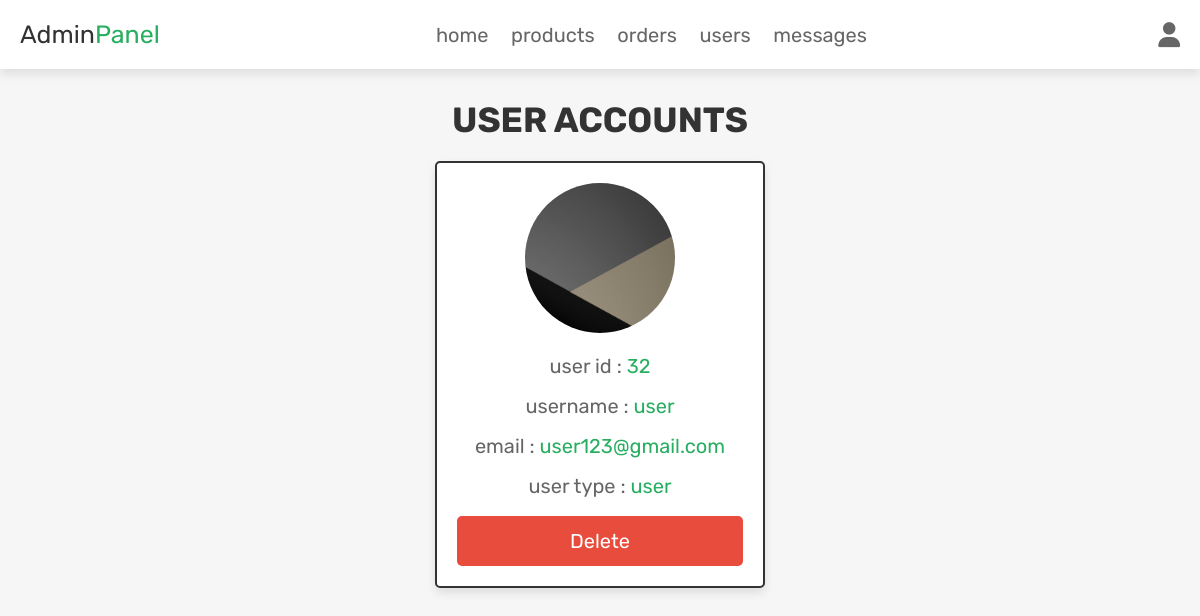
/admin_users.php (signed in), run on the app's committed database.
### tables this page shows
CREATE TABLE `users` (
  `id` int(100) NOT NULL,
  `name` varchar(100) NOT NULL,
  `email` varchar(100) NOT NULL,
  `password` varchar(100) NOT NULL,
  `user_type` varchar(20) NOT NULL DEFAULT 'user',
  `image` varchar(100) NOT NULL
);

### admin_users.php (the view, shortened to what this page needs)
<?php
@include 'config.php';
$admin_id = $_SESSION['admin_id'];
?>
<!DOCTYPE html>
<html lang="en">
<head>
   <link rel="stylesheet" href="https://cdnjs.cloudflare.com/ajax/libs/font-awesome/6.1.1/css/all.min.css">
   <link rel="stylesheet" href="css/admin_style.css">
</head>
<body>
<?php include 'admin_header.php'; ?>
<section class="user-accounts">
   <h1 class="title">user accounts</h1>
   <div class="box-container">
      <?php
         $select_users = $conn->prepare("SELECT * FROM `users`");
         $select_users->execute();
         while($fetch_users = $select_users->fetch(PDO::FETCH_ASSOC)){
      ?>
      <div class="box" style="<?php if($fetch_users['id'] == $admin_id){ echo 'display:none'; }; ?>">
         <img src="uploaded_img/<?= $fetch_users['image']; ?>" alt="">
         <p> user id : <span><?= $fetch_users['id']; ?></span></p>
         <p> username : <span><?= $fetch_users['name']; ?></span></p>
         <p> email : <span><?= $fetch_users['email']; ?></span></p>
         <p> user type : <span style=" color:<?php if($fetch_users['user_type'] == 'admin'){ echo 'orange'; }; ?>"><?= $fetch_users['user_type']; ?></span></p>
         <a href="admin_users.php?delete=<?= $fetch_users['id']; ?>" onclick="return confirm('delete this user?');" class="delete-btn">delete</a>
      </div>
      <?php
      }
      ?>
   </div>
</section>
</body>
</html>

### css/admin_style.css (style rules this page uses)
.user-accounts .box-container { display: grid; grid-template-columns: repeat(auto-fit, 33rem); gap:1.5rem; align-items: flex-start; justify-content:center; }
.user-accounts .box-container .box { border:var(--border); box-shadow: var(--box-shadow); background-color: var(--white); border-radius: .5rem; padding:2rem; text-align: center; }
.user-accounts .box-container .box img { height: 15rem; width: 15rem; border-radius: 50%; object-fit: cover; margin-bottom: 1rem; }
.user-accounts .box-container .box p { line-height: 1.5; padding:.5rem 0; font-size: 2rem; color:var(--light-color); }
.user-accounts .box-container .box p span { color:var(--green); }

### css/components.css (style rules this page uses)
:root { --green:#27ae60; --orange:#f39c12; --red:#e74c3c; --black:#333; --light-color:#666; --white:#fff; --light-bg:#f6f6f6; --border:.2rem solid var(--black); --box-shadow:0 .5rem 1rem rgba(0,0,0,.1); }
* { font-family: 'Rubik', sans-serif; margin:0; padding:0; box-sizing: border-box; outline: none; border:none; text-decoration: none; color:var(--black); }
body { background-color: var(--light-bg); }
html { font-size: 62.5%; overflow-x: hidden; scroll-behavior: smooth; scroll-padding-top: 6.5rem; }
section { padding:3rem 2rem; max-width: 1200px; margin:0 auto; }
.btn, .delete-btn, .option-btn { display: block; width: 100%; margin-top: 1rem; border-radius: .5rem; color:var(--white); font-size: 2rem; padding:1.3rem 3rem; text-transform: capitalize; cursor: pointer; text-align: center; }
.delete-btn { background-color: var(--red); }
.title { text-align: center; margin-bottom: 2rem; text-transform: uppercase; color:var(--black); font-size: 3.5rem; }

### data on the page
users: image (picture), id "32", name "user", email "user123@gmail.com", user_type "user"
